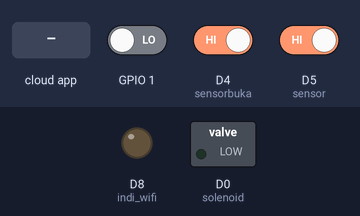
The sketch below on a simulated ESP8266 (NodeMCU). On the bench: switched loads named in the sketch (green lamp = pin HIGH), output pins drawn as LEDs (lit = HIGH). Dashed ring = blinking. The test bench sets the inputs (shaded band); at power-on: GPIO 1 LOW, D4 (sensorbuka) HIGH, D5 (sensor) HIGH. WiFi joins after 1.5 s; servers stay silent unless stated; the Firebase database answers and starts empty; what the sketch prints to the serial monitor is not drawn.

Above: at 2.8 s.
2.9 s: GPIO 1 driven HIGH
At 4.1 s:
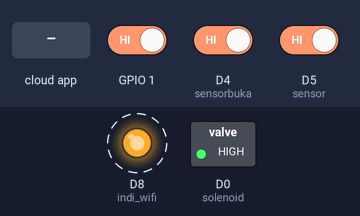
7.2 s: the phone or cloud app sets pintu to 0
At 7.9 s:
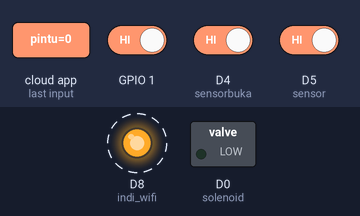
12.2 s: the phone or cloud app sets pintu to 1
At 13.4 s:
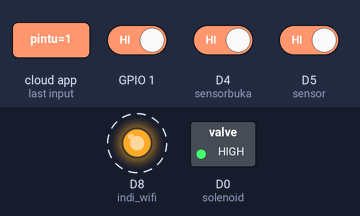
Timing chart, 0 to 23.2 s (numbered marks = the images above; inputs shaded):
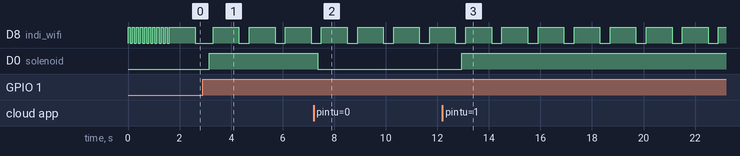

Measured:
- after the input at 2.9 s, D0 (solenoid): LOW → HIGH after 0.25 s
- after the input at 7.2 s, D0 (solenoid): HIGH → LOW after 0.15 s
- after the input at 12.2 s, D0 (solenoid): LOW → HIGH after 0.76 s
- by itself, D8 (indi_wifi): alternates HIGH for 1.0 s and LOW for 0.40 s

The sketch:

ta_mirul.ino
```cpp
// firebase
#include "FirebaseESP8266.h"
#include <ESP8266WiFi.h>
// Set these to run example.
#define FIREBASE_HOST "app-door-lock.firebaseio.com"
#define FIREBASE_AUTH "VKy0Di7bOvaFsz2bluUSjQAw7BjNce5Fq9demCEz"
#define WIFI_SSID "mirul"
#define WIFI_PASSWORD "opoaewes"
FirebaseData firebaseData;
#define solenoid D0
#define sensor D5
#define sensorbuka D4
#define indi_wifi D8
int st =0;
int st1 =0;
int sp,sb;

void setup() {
  // put your setup code here, to run once:
  Serial.begin(115200);
  pinMode(solenoid,OUTPUT);
  pinMode(indi_wifi,OUTPUT);
  pinMode(sensor,INPUT_PULLUP);
  pinMode(sensorbuka,INPUT_PULLUP);

   // connect to wifi.
  WiFi.begin(WIFI_SSID, WIFI_PASSWORD);
  Serial.print("connecting");
  while (WiFi.status() != WL_CONNECTED) {
    digitalWrite(indi_wifi,HIGH);
    delay(80);
    digitalWrite(indi_wifi,LOW);
    delay(80);
  }
  Serial.println();
  Serial.print("connected: ");
  Serial.println(WiFi.localIP());

  Firebase.begin(FIREBASE_HOST, FIREBASE_AUTH);
}

void loop() {
  // put your main code here, to run repeatedly:
  if (WiFi.status() == WL_CONNECTED)
  {
    digitalWrite(indi_wifi,HIGH);
    delay(1000);
    digitalWrite(indi_wifi,LOW);
    delay(100);
  }
 String pintu;
  Firebase.getString(firebaseData,"pintu");
  pintu=firebaseData.stringData();
  if(pintu=="0"){
    digitalWrite(solenoid,LOW);
    }
    if(pintu=="1"){
      digitalWrite(solenoid,HIGH);
    }

  sp = digitalRead(sensor);
  //Serial.println(sp);
  Firebase.setInt(firebaseData,"sensor",sp);
  if (digitalRead(sp) == 1 && st == 0){
    digitalWrite(solenoid,LOW);
    Firebase.setString(firebaseData,"pintu","0");
    st = 1;
  }
  if (digitalRead(sp) == 0 && st == 1){
     Firebase.setString(firebaseData,"pintu","1");
    st = 0;
  }

  sb= digitalRead(sensorbuka);
  Serial.print(sb);
  if (digitalRead(sb)== 0 && st1 == 1){
    digitalWrite(solenoid,LOW);
    //Firebase.setString(firebaseData,"pintu","0");
    st1=0;
  }

  if (digitalRead(sb)== 1 && st1 == 0){
    digitalWrite(solenoid,HIGH);
    Firebase.setString(firebaseData,"pintu","1");

    st1=1;
  }
}
```
